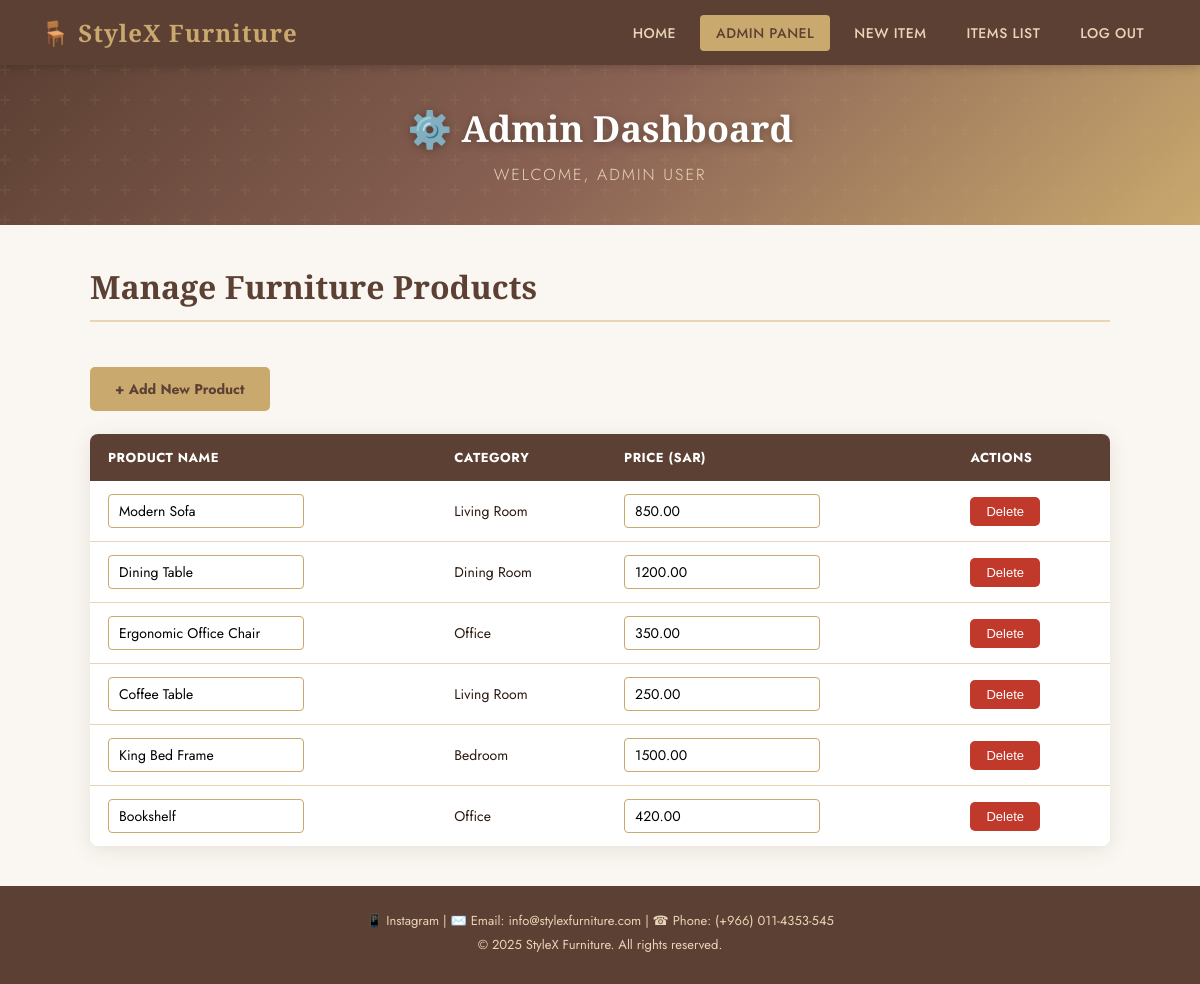
/admin.php (signed in), run on the app's committed database.
### tables this page shows
CREATE TABLE products (
    id          INT AUTO_INCREMENT PRIMARY KEY,
    name        VARCHAR(255) NOT NULL,
    description TEXT,
    price       DECIMAL(10,2) NOT NULL,
    image       VARCHAR(255)  NOT NULL,
    category    VARCHAR(100)
);

### admin.php (the view, shortened to what this page needs)
<?php
require_once "db.php";
$sql = "SELECT * FROM products";
$result = mysqli_query($connection, $sql);
?>
<!DOCTYPE html>
<html lang="en">
<head>
    <link rel="stylesheet" href="style.css">
</head>
<body>
<nav class="navbar">
    <span class="logo">🪑 StyleX Furniture</span>
    <ul>
        <li><a href="home.php">Home</a></li>
        <li><a href="admin.php" class="active">Admin Panel</a></li>
        <li><a href="add_item.php">New Item</a></li>
        <li><a href="items_list.php">Items List</a></li>
        <li><a href="logout.php">Log out</a></li>
    </ul>
</nav>
<div class="hero-section" style="height:160px;">
    <h1 style="font-size:36px;">⚙️ Admin Dashboard</h1>
    <p>Welcome, <?php echo $_SESSION['name']; ?></p>
</div>
<div class="admin-dashboard">
    <h2>Manage Furniture Products</h2>
    <a href="add_item.php" class="add-product-btn">+ Add New Product</a>
    <br><br>
    <table class="admin-table" id="admin-product-table">
        <tr>
            <th>Product Name</th>
            <th>Category</th>
            <th>Price (SAR)</th>
            <th>Actions</th>
        </tr>
        <?php
        if (mysqli_num_rows($result) > 0) {
            while ($row = mysqli_fetch_array($result)) { ?>
        <tr>
            <td>
                <input type="text" value="<?php echo $row['name']; ?>"
                       data-name="<?php echo $row['id']; ?>" class="edit-name">
            </td>
            <td><?php echo $row['category']; ?></td>
            <td>
                <input type="number" value="<?php echo $row['price']; ?>"
                       data-price="<?php echo $row['id']; ?>" class="edit-price" step="0.01">
            </td>
            <td>
                <form action="remove_item.php" method="POST" style="display:inline;">
                    <button type="submit" class="btn-danger" data-del="<?php echo $row['id']; ?>">Delete</button>
                </form>
            </td>
        </tr>
            <?php }
        } ?>
    </table>
</div>
<footer>
    <p>📱 Instagram | ✉️ Email: info@stylexfurniture.com | ☎ Phone: (+966) 011-4353-545</p>
    <p>&copy; 2025 StyleX Furniture. All rights reserved.</p>
</footer>
</body>
</html>

### style.css (style rules this page uses)
:root { --primary: #5C4033; --primary-light: #8B6355; --accent: #C9A96E; --accent-light: #E8D5B7; --bg: #FAF7F2; --bg-dark: #F0EBE3; --text: #2C1810; --text-light: #6B5044; --white: #FFFFFF; --shadow: 0 4px 20px rgba(92,64,51,0.12); --shadow-hover: 0 8px 30px rgba(92,64,51,0.22); --radius: 8px; --transition: all 0.3s ease; }
* { margin: 0; padding: 0; box-sizing: border-box; }
body { font-family: 'Jost', sans-serif; background-color: var(--bg); color: var(--text); min-height: 100vh; }
h1, h2, h3 { font-family: 'Cormorant Garamond', serif; color: var(--primary); }
a { text-decoration: none; color: inherit; }
.navbar { background-color: var(--primary); padding: 0 40px; display: flex; align-items: center; justify-content: space-between; height: 65px; box-shadow: 0 2px 10px rgba(0,0,0,0.2); position: sticky; top: 0; z-index: 100; }
.navbar .logo { font-family: 'Cormorant Garamond', serif; font-size: 24px; font-weight: 700; color: var(--accent); letter-spacing: 1px; }
.navbar ul { list-style: none; display: flex; gap: 8px; }
.navbar ul li a { color: var(--accent-light); font-size: 14px; font-weight: 500; padding: 8px 16px; border-radius: 4px; transition: var(--transition); letter-spacing: 0.5px; text-transform: uppercase; }
.navbar ul li a:hover, .navbar ul li a.active { background-color: var(--accent); color: var(--primary); }
.hero-section { background: linear-gradient(135deg, var(--primary) 0%, var(--primary-light) 50%, var(--accent) 100%); height: 320px; display: flex; align-items: center; justify-content: center; flex-direction: column; text-align: center; color: var(--white); position: relative; overflow: hidden; }
.hero-section::before { content: ''; position: absolute; inset: 0; }
.hero-section h1 { font-family: 'Cormorant Garamond', serif; font-size: 52px; color: var(--white); position: relative; text-shadow: 0 2px 10px rgba(0,0,0,0.3); }
.hero-section p { font-size: 16px; color: var(--accent-light); margin-top: 10px; position: relative; font-weight: 300; letter-spacing: 2px; text-transform: uppercase; }
.btn-danger { background-color: #c0392b; color: var(--white); border: none; padding: 7px 16px; border-radius: 5px; cursor: pointer; font-size: 13px; transition: var(--transition); }
.admin-dashboard { padding: 40px; max-width: 1100px; margin: 0 auto; }
.admin-dashboard h2 { font-size: 32px; margin-bottom: 25px; padding-bottom: 12px; border-bottom: 2px solid var(--accent-light); }
.admin-table { width: 100%; border-collapse: collapse; background: var(--white); border-radius: var(--radius); overflow: hidden; box-shadow: var(--shadow); }
.admin-table th { background: var(--primary); color: var(--white); padding: 14px 18px; text-align: left; font-size: 13px; text-transform: uppercase; letter-spacing: 0.5px; }
.admin-table td { padding: 13px 18px; border-bottom: 1px solid var(--accent-light); font-size: 14px; }
.admin-table tr:last-child td { border-bottom: none; }
.edit-name, .edit-price { border: 1px solid var(--accent); border-radius: 4px; padding: 6px 10px; font-family: 'Jost', sans-serif; font-size: 14px; background: var(--white); }
.add-product-btn { display: inline-block; margin-top: 20px; padding: 12px 25px; background: var(--accent); color: var(--primary); border: none; border-radius: 5px; font-family: 'Jost', sans-serif; font-size: 14px; font-weight: 700; cursor: pointer; transition: var(--transition); text-decoration: none; }
footer { background: var(--primary); color: var(--accent-light); text-align: center; padding: 25px; font-size: 13px; margin-top: auto; }
footer p { margin-bottom: 5px; }

### data on the page
products: name "Modern Sofa", category "Living Room", price "850.00"
products: name "Dining Table", category "Dining Room", price "1200.00"
products: name "Ergonomic Office Chair", category "Office", price "350.00"
products: name "Coffee Table", category "Living Room", price "250.00"
products: name "King Bed Frame", category "Bedroom", price "1500.00"
products: name "Bookshelf", category "Office", price "420.00"

### other printed values
$_SESSION['name'] "ADMIN USER"
